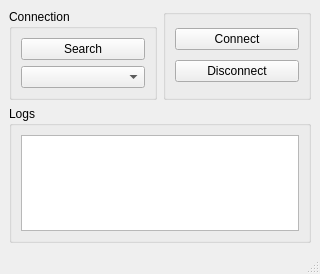
<?xml version="1.0" encoding="UTF-8"?>
<ui version="4.0">
 <class>SetWindow</class>
 <widget class="QMainWindow" name="SetWindow">
  <property name="geometry">
   <rect>
    <x>0</x>
    <y>0</y>
    <width>320</width>
    <height>274</height>
   </rect>
  </property>
  <property name="windowTitle">
   <string>MainWindow</string>
  </property>
  <widget class="QWidget" name="centralwidget">
   <layout class="QGridLayout" name="gridLayout_4">
    <item row="0" column="0">
     <widget class="QGroupBox" name="groupBox">
      <property name="title">
       <string>Connection</string>
      </property>
      <layout class="QGridLayout" name="gridLayout">
       <item row="0" column="1">
        <widget class="QPushButton" name="pushButtonSearch">
         <property name="text">
          <string>Search</string>
         </property>
        </widget>
       </item>
       <item row="1" column="1">
        <widget class="QComboBox" name="comboBoxDevices"/>
       </item>
      </layout>
     </widget>
    </item>
    <item row="0" column="1">
     <widget class="QGroupBox" name="groupBox_3">
      <property name="title">
       <string/>
      </property>
      <layout class="QGridLayout" name="gridLayout_2">
       <item row="0" column="0">
        <widget class="QPushButton" name="pushButtonConnect">
         <property name="text">
          <string>Connect</string>
         </property>
        </widget>
       </item>
       <item row="1" column="0">
        <widget class="QPushButton" name="pushButtonDisconnect">
         <property name="text">
          <string>Disconnect</string>
         </property>
        </widget>
       </item>
      </layout>
     </widget>
    </item>
    <item row="1" column="0" colspan="2">
     <widget class="QGroupBox" name="groupBox_2">
      <property name="title">
       <string>Logs</string>
      </property>
      <layout class="QGridLayout" name="gridLayout_3">
       <item row="0" column="0">
        <widget class="QTextEdit" name="textEdit"/>
       </item>
      </layout>
     </widget>
    </item>
   </layout>
  </widget>
  <widget class="QMenuBar" name="menubar">
   <property name="geometry">
    <rect>
     <x>0</x>
     <y>0</y>
     <width>320</width>
     <height>20</height>
    </rect>
   </property>
  </widget>
  <widget class="QStatusBar" name="statusbar"/>
 </widget>
 <resources/>
 <connections/>
</ui>
